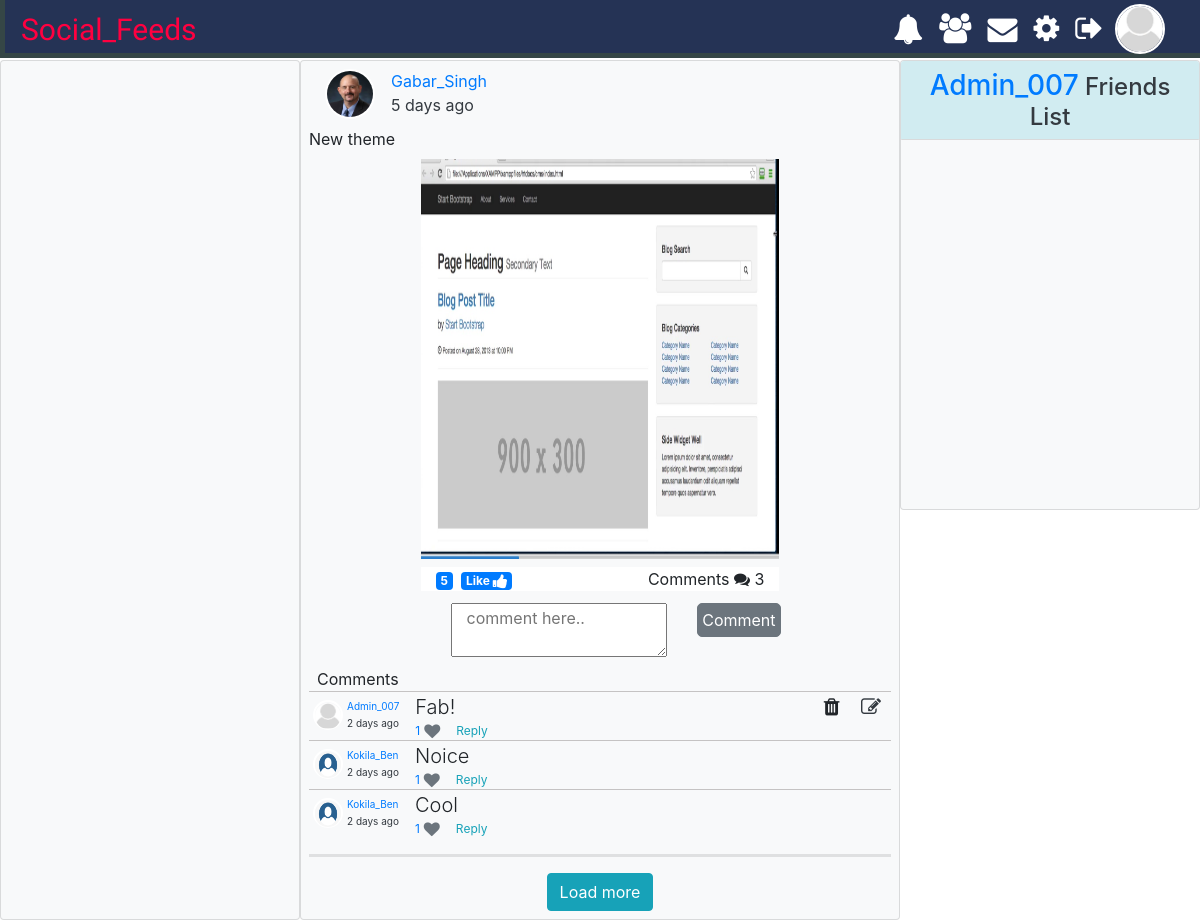
/view-all-comment.php?post_id=150 (signed in), run on the app's committed database.
### tables this page shows
CREATE TABLE `users` (
  `id` int(20) NOT NULL,
  `first_name` varchar(50) NOT NULL,
  `last_name` varchar(50) NOT NULL,
  `email` varchar(50) NOT NULL,
  `username` varchar(50) NOT NULL,
  `password` varchar(255) NOT NULL,
  `joined` date NOT NULL,
  `user_image` text NOT NULL,
  `last_seen` bigint(20) NOT NULL,
  `account_type` varchar(15) NOT NULL DEFAULT 'private',
  `posts` int(10) NOT NULL DEFAULT 0,
  `friends` int(10) NOT NULL DEFAULT 0,
  `friends_list` text NOT NULL,
  `bio` text NOT NULL
);

CREATE TABLE `posts` (
  `id` int(11) NOT NULL,
  `post_body` text NOT NULL,
  `post_image` text NOT NULL,
  `post_to` varchar(100) NOT NULL DEFAULT 'none',
  `posted_by` varchar(100) NOT NULL,
  `posted_at` datetime NOT NULL
);

CREATE TABLE `comments` (
  `id` int(255) NOT NULL,
  `post_id` int(255) NOT NULL,
  `comment_user_id` int(255) NOT NULL,
  `comment` text NOT NULL,
  `comment_date` datetime NOT NULL,
  `comment_status` varchar(10) NOT NULL DEFAULT 'approved'
);

### global.php (called while the page is built, shortened)
<?php
function getUserInfo($getValue,$username)
{
    global $connection;
    $query = "SELECT $getValue FROM users where username = '$username'";
        $result = mysqli_query($connection,$query);
        $row = mysqli_fetch_array($result);
        return $row[0];
}
function getPostInfo($getValue,$id)
{
    global $connection;
    $query = "SELECT $getValue FROM posts where id = '$id'";
        $result = mysqli_query($connection,$query);
        $row = mysqli_fetch_array($result);
        return $row[0];
}
function getDateFormat($interval)
{
            if($interval->y >= 1)
            {
                if($interval->y==1)
                {
                   return $time_message = $interval->y . " year ago";
                }else{
                   return $time_message = $interval->y . " years ago";
                }
            }else if($interval->d >= 1)
            {
                if($interval->d == 1)
                {
                   return $time_message = $interval->d . " day ago";
                }else{
                   return $time_message = $interval->d . " days ago";
                }
            }else if($interval->h >= 1)
            {
                if($interval->h == 1)
                {
                   return $time_message = $interval->h . " hour ago";
                }else{
                   return $time_message = $interval->h . " hours ago";
                }
            }else if($interval->i >= 1)
            {
                if($interval->i == 1)
                {
                   return $time_message = $interval->i . " minute ago";
                }else{
                   return $time_message = $interval->i . " minutes ago";
                }
            }
}
function postLiked($post_id,$user_id)
{
    global $connection;
    $query = "SELECT * FROM likes WHERE post_id = '$post_id' AND user_id = '$user_id'";
    $result = mysqli_query($connection,$query);
    if(mysqli_num_rows($result) > 0)
    {
        return true;
    }else{
        return false;
    }
}
function commentLiked($comment_id,$user_id)
{
    global $connection;
    $query = "SELECT * FROM comment_likes WHERE comment_id = '$comment_id' AND user_id = '$user_id'";
    $result = mysqli_query($connection,$query);
    if(mysqli_num_rows($result) > 0)
    {
        return true;
    }else{
        return false;
    }
}

### process/display-all-comments.php (the view, shortened to what this page needs)
<?php
if(isset($_POST['post_id']))
{
    include "../includes/db.php";
    include "../global.php";
    $post_id = $_POST['post_id'];
    $page = $_POST['page'];
    $page = $page + 5;
    $_username = $_POST['username'];
}else{
    $page = 0;
}
$query = "SELECT * FROM comments WHERE post_id = '$post_id' ORDER BY id DESC LIMIT $page , 5";
                $result = mysqli_query($connection,$query);
                if(mysqli_num_rows($result)>0)
                {
                while($row = mysqli_fetch_assoc($result))
                {
                    $comment_id = $row['id'];
                    $newest_comment = $row['comment'];
                    $commented_at = $row['comment_date'];
                    $time_now = date("Y-m-d H:i:s");
                    $comment_at = new DateTime($commented_at);
                    $end_date = new DateTime($time_now);
                    $interval = $comment_at->diff($end_date);
                    $comment_time_message = getDateFormat($interval);
                    $comment_user_id = $row['comment_user_id'];
                    $comment_user_details = mysqli_query($connection,"SELECT * FROM users WHERE id = '$comment_user_id'");
                    $comment_user_data = mysqli_fetch_assoc($comment_user_details);
                    $comment_total_likes = mysqli_query($connection,"SELECT * FROM comment_likes WHERE comment_id = '$comment_id'");
                    $comment_total_likes = mysqli_num_rows($comment_total_likes);
                    $comment_username = $comment_user_data['username'];
                    $comment_user_image = $comment_user_data['user_image'];
                    $post_by = getPostInfo("posted_by",$post_id);
                    echo "
                    <div class='comment-details mx-2 d-flex'>
                    <div class='comment-preview my-2 mx-1'>
                    <a href='$comment_username'><img src='assets/images/profiles/$comment_user_image' alt='image'></a>
                    </div>
                    <div class='d-flex flex-column'>
                    <span class='d-flex user-post'>
                    <a href='$comment_username'><span class='text-primary small-text'>$comment_username</span></a>
                    </span>
                    <span class='text-dark small-text'>$comment_time_message</span>
                    </div>
                    <div class='ml-3 d-flex flex-column'>
                    <span class='lead wrap-comment'>$newest_comment</span>
                    <div class='d-flex align-items-center'>
                    <span class='mr-1 notification-time text-primary' id='like-count-".$comment_id."'>$comment_total_likes</span>
                    <i class='fa fa-heart fa-sm text-";
                    if(commentLiked($comment_id,getUserInfo('id',$username)))
                    {
                        echo "danger";
                    }else{
                        echo "secondary";
                    }
                    echo "' role='button' id='comment-like' data-comment-id='$comment_id' data-post-id='$post_id'></i>
                    <span class='text-info notification-time ml-3' role='button' data-comment-id='$comment_id' data-post-id='$post_id'>Reply</span>
                    </div>
                    </div>";
                    if($post_by === $_username)
                    {
                   echo "
                    <div id='comment-details'>
                    <i class='fa fa-trash mx-2' id='delete-comment' data-id='$comment_id' data-postid='$post_id'></i>";
                    if($comment_username === $_username)
                    {
                        echo "<i class='fa fa-edit text-dark mx-2' id='edit-comment' data-postid='$post_id' data-commentid='$comment_id'></i>";
                    }
                    echo "</div>";
                    }else
                    if($comment_username === $_username)
                    {
                            echo "
                        <div id='comment-details'>
                        <i class='fa fa-trash mx-2' id='delete-comment' data-id='$comment_id' data-postid='$post_id'></i>
                        <i class='fa fa-edit text-dark mx-2' id='edit-comment' data-postid='$post_id' data-commentid='$comment_id'></i>
                        </div>";
                    }
                    echo "</div>";
                }
                echo "
                <div class='text-center m-2' id='loaded-comments'>
                <hr>
                <div class='btn btn-info' id='load-more' data-page='$page' data-id='$post_id'>Load more</div>
                </div>";
            }

### includes/header.php (shortened to what this page needs)
<?php
    include "db.php";
    include "global.php";
?>
<!DOCTYPE html>
<html lang="en">
<head>
    <link rel="stylesheet" href="https://cdn.jsdelivr.net/npm/bootstrap@4.5.3/dist/css/bootstrap.min.css">
    <link rel="stylesheet" href="https://stackpath.bootstrapcdn.com/font-awesome/4.7.0/css/font-awesome.min.css">
    <link rel="stylesheet" href="assets/css/style.css">
</head>
<body>

### includes/nav.php (shortened to what this page needs)
<div class="navbar py-1 custom-header d-flex jusify-content-around">
    <a href="index.php" class="remove-decoration text-end"><span class="custom-logo-font">
        Social_Feeds
    </span></a>
    <div class="d-flex justify-content-between align-items-center text-white menu col-12 col-md-auto">
        <i class="fa fa-bell mx-2" id="notification"><span></span></i>
        <a href="friends.php"><i class="fa fa-users mx-2 text-white"><span></span></i></a>
        <i class="fa fa-envelope mx-2"><span></span></i>
        <a href="profile-settings.php"><i class="fa fa-cog mx-2 text-white"><span></span></i></a>
        <a href="includes/logout.php"><i class="fa fa-sign-out mx-2 text-white"><span></span></i><a>
        <div class="image-preview mx-1">
        <?php if (isset($_SESSION['username'])): ?>
            <a href="<?php echo $_SESSION['username']; ?>"><img src="assets/images/profiles/<?php echo getUserInfo('user_image',$_SESSION['username']); ?>" alt="image"></a>
        <?php endif; ?>
        </div>
    </div>
</div>

### view-all-comment.php (shortened to what this page needs)
<?php include "includes/header.php"; ?>
<?php include "includes/nav.php"; ?>
<?php
    if(isset($_GET['profile_username']))
    {
        $_username = $_GET['profile_username'];
    }else{
        $_username = $_SESSION['username'];
    }
?>
<div class="w-100 home-wrapper d-flex justify-content-center">
    <div class="card bg-light d-none d-md-flex col-3 p-0">
    </div>
    <div class="card main-content bg-light col-12 col-md-6 p-0">
    <div class="content" id="main-content">
        <?php include "process/get-all-comments.php"; ?>
    </div>
    </div>
            <div class="card friends-list bg-light d-none d-md-flex col-12 col-md-3 p-0">
                        <div class="alert-info text-center p-2">
                        <span class="text-dark h4"><?php echo "<span class='text-primary h3'>".$_username."</span>"; ?> Friends List</span>
                        </div>
                    <ul class="list-group" id="all-friends">
                    </ul>
            </div>
</div>
<?php require "includes/footer.php"; ?>

### process/get-all-comments.php (shortened to what this page needs)
<?php
    if(isset($_GET['post_id']))
    {
$post_id = $_GET['post_id'];
$username = $_SESSION['username'];
$query = "SELECT * FROM posts WHERE id = '$post_id'";
$result = mysqli_query($connection,$query);
                $row = mysqli_fetch_assoc($result);
                $post_body = $row['post_body'];
                $post_image = $row['post_image'];
                $post_user = $row['posted_by'];
                $posted_at = $row['posted_at'];
                $total_likes = mysqli_query($connection,"SELECT * FROM likes WHERE post_id = '$post_id'");
                $total_likes = mysqli_num_rows($total_likes);
                $user_image = getUserInfo('user_image',$post_user);
                $date_time_now = date("Y-m-d H:i:s");
                $post_posted = new DateTime($posted_at);
                $end_date = new DateTime($date_time_now);
                $interval = $post_posted->diff($end_date);
                $time_message = getDateFormat($interval);
                $total_comments = mysqli_query($connection,"SELECT * FROM comments WHERE post_id = '$post_id'");
                $total_comments = mysqli_num_rows($total_comments);
                echo "
                <div class='d-flex flex-column justify-content-center mt-2'>
                    <div class='user-details mx-2 d-flex'>
                        <div class='image-preview mx-3'>
                        <a href='$post_user'><img src='assets/images/profiles/$user_image' alt='image'></a>
                        </div>
                            <div class='d-flex flex-column'>
                            <span class='d-flex user-post'>
                            <a href='$post_user'><span class='text-primary'>$post_user</span></a>";
                            echo "
                            </span>
                            <span class='text-dark'>$time_message</span>
                            </div>
                            </div>";
                    if($post_image!=="none")
                    {
                        echo "
                        <div class='post-body m-2'>
                        <span>$post_body</span>
                        </div>
                        <div class='post-image m-auto d-flex justify-content-center'>
                        <img class='w-100' src='assets/images/posts/$post_image' alt='image'>
                        </div>";
                    }else{
                        echo "
                        <div class='post-body m-2'>
                        <span class='h4 px-3'>$post_body</span>
                        </div> ";
                    }
                echo "
                <div class='container my-2  like-comment bg-white d-flex justify-content-between align-items-center'>
                <div class='d-block'><span class='badge badge-primary mr-1' id='post".$post_id."'>$total_likes</span>
                <span class='badge badge-";
                if(postLiked($post_id,getUserInfo('id',$username)))
                {
                    echo "primary";
                }else{
                    echo "secondary";
                }
                echo "' id='like' data-post='$post_id'><span>Like</span> <i class='fa fa-thumbs-up fa-lg'></i></span>
                </div>
                <span>Comments <i class='fa fa-comments'></i><span id='comment".$post_id."'> $total_comments</span></span>
                </div>
                <div class='container d-flex mx-auto my-1 like-comment'>
                    <div class='col-9'><textarea class='col-12' contenteditable placeholder='comment here..' name='comment_field' id='comment_field'></textarea></div>
                    <div class='col-2' id='comment-btn'><input type='button' id='comment' data-postid='$post_id' class='btn btn-secondary p-1' value='Comment' name='post_comment'></div>
                </div>
                <span class='mx-3'>Comments</span>
                <div id='comment-$post_id'>";
                include "display-all-comments.php";
                echo "
                </div>
                </div>";
}

### includes/footer.php (shortened to what this page needs)
</body>
</html>

### assets/css/style.css (style rules this page uses)
:root { --header-bgcolor:#253355; --logo-font: 'Sansita Swashed', cursive; --logo-color: #ff0040; --register-bgcolor1: #454bf3; --register-bgcolor2: #46409c; }
body { padding: 0; margin: 0; box-sizing: border-box; }
a { text-decoration: none !important; }
hr { border-top: 3px solid rgb(0,0,0,.1) !important; }
.navbar { position: sticky !important; top: 0; z-index: 5; }
.custom-header { background-color: var(--header-bgcolor); box-shadow: inset 5px -5px .5px #354646; width: 100%; }
.custom-logo-font { font-family: var(--logo-font); font-size: 30px; color: var(--logo-color); margin-left: 5px; }
.remove-decoration { text-decoration: none; }
.menu i { position: relative; font-size: 30px; cursor: pointer; }
.menu i span { position: absolute; bottom: -10px; left: 0%; width: 30px; height: 5px; }
.image-preview { width: 50px; height: 50px; border-radius: 50%; border: 2px solid white; cursor: pointer; }
.image-preview img { width: 100%; height: 100%; border-radius: 50%; }
.comment-preview { width: 30px; height: 30px; border-radius: 50%; border: 2px solid white; cursor: pointer; }
.comment-preview img { width: 100%; height: 100%; border-radius: 50%; }
.comment-details { border-top: 1px solid rgb(197, 195, 195); }
.small-text { font-size: 10px; }
.wrap-comment { word-break: break-all; }
.post-image { width: 60%; height: 400px; }
.post-image img { width: 90%; height: 100%; }
.like-comment { width: 60%; }
.main-content { max-height: calc(100vh - 60px); overflow-y: scroll; }
.friends-list { max-height: 450px; overflow-y: scroll; }
.home-wrapper { position: fixed; top: 60px; overflow-y: hidden; }
#comment-details { position: absolute; right: 0%; transform: translateX(0%); margin-right: 10px; max-width: fit-content; text-align: center; font-size: 20px; }
#like { cursor: pointer; }
#comment { min-height: 30px; border-radius: 5px; }
.notification-time { font-size: 12px !important; }

### data on the page
users: user_image (picture)
posts: posted_by.user_image (picture), posted_by "Gabar_Singh", posted_at "5 days ago", post_body "New theme", post_image (picture)
comments: users.user_image (picture), users.username "Admin_007", comment_date "2 days ago", comment "Fab!", comment_total_likes "1"
comments: users.user_image (placeholder picture), users.username "Kokila_Ben", comment_date "2 days ago", comment "Noice", comment_total_likes "1"
comments: users.user_image (placeholder picture), users.username "Kokila_Ben", comment_date "2 days ago", comment "Cool", comment_total_likes "1"

### other printed values
$total_likes "5"
$total_comments "3"
$_username "Admin_007"
